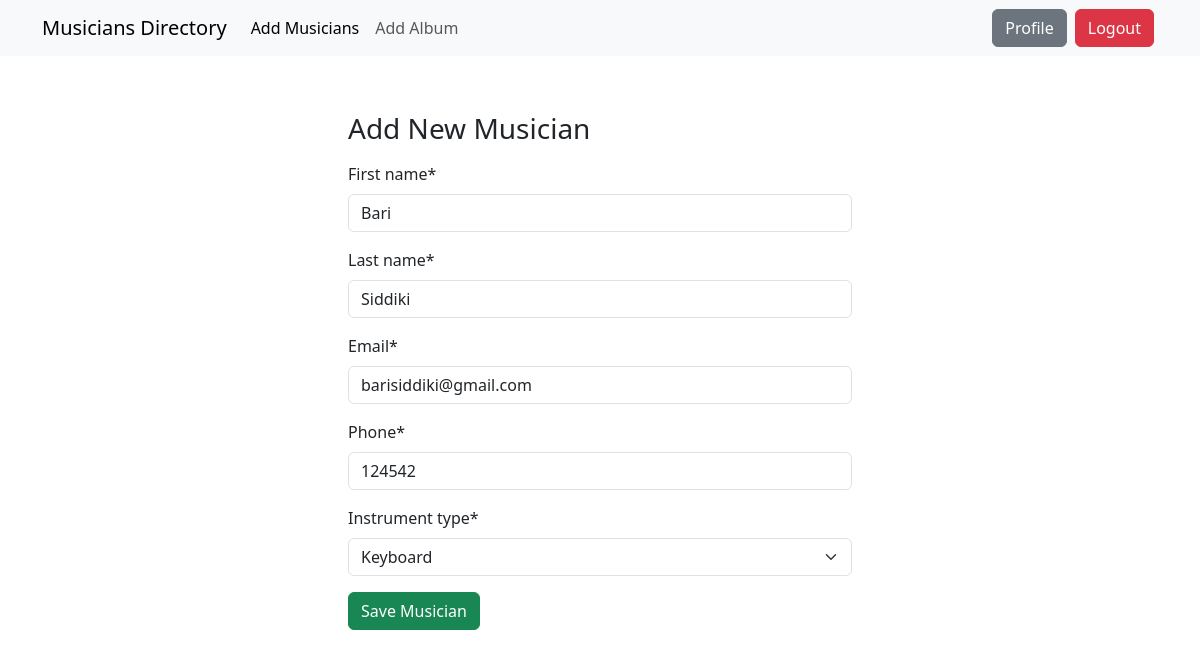
/musician/edit/2 (signed in), run on the app's committed database.
### musician/models.py (models this page shows, shortened)
class MusiciansModel(models.Model):
    first_name = models.CharField(max_length=50)
    last_name = models.CharField(max_length=50)
    email = models.EmailField()
    phone = models.CharField(max_length=11)
    instruments = [
        ('Violin', 'Violin'),
        ('Guitar', 'Guitar'),
        ('Drums', 'Drums'),
        ('Keyboard', 'Keyboard')
    ]
    instrument_type = models.CharField(choices=instruments, max_length=8)

### musician/views.py (the view)
# urls.py: path('edit/<int:id>', views.UpdateMusicianView.as_view(), name ='edit_Musician'),
@method_decorator(login_required, name='dispatch')
class UpdateMusicianView(UpdateView):
    model = MusiciansModel
    form_class = MusiciansForm
    template_name = 'musician/add_Musician.html'
    pk_url_kwarg = 'id'
    success_url = reverse_lazy('index')

### musician/forms.py
class MusiciansForm(forms.ModelForm):
    class Meta:
        model = MusiciansModel
        fields = '__all__'

### musician/templates/musician/add_Musician.html (shortened to what this page needs)
{% extends "base.html" %}
{% block content %}
{% load crispy_forms_tags %}
<div class="w-50 p-5 m-auto">
    <h3 class="py-2">Add New Musician </h3>
    <form method='post' action=''>
        {{form | crispy}}
        <button class="btn btn-success">Save Musician</button>
    </form>
</div>
{% endblock content %}

### data on the page
MusiciansModel: first_name "Bari", last_name "Siddiki", email "barisiddiki@gmail.com", phone "124542", instrument_type "Keyboard"
